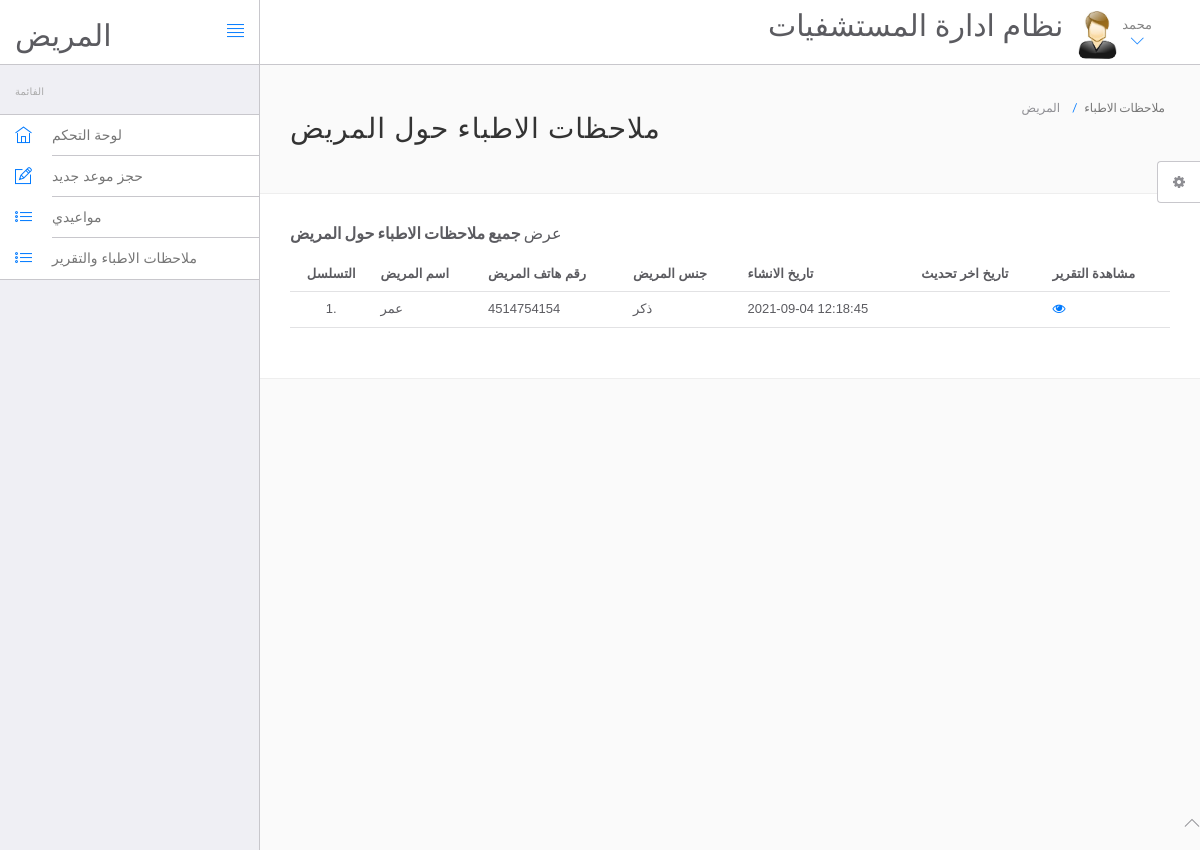
The app's page /hms/manage-medhistory.php (signed in) with its own data.
### tables this page shows
CREATE TABLE `users` (
  `id` int(11) NOT NULL,
  `fullName` varchar(255) DEFAULT NULL,
  `address` longtext DEFAULT NULL,
  `city` varchar(255) DEFAULT NULL,
  `gender` varchar(255) DEFAULT NULL,
  `email` varchar(255) DEFAULT NULL,
  `password` varchar(255) DEFAULT NULL,
  `regDate` timestamp NULL DEFAULT current_timestamp(),
  `updationDate` timestamp NULL DEFAULT NULL ON UPDATE current_timestamp()
);

CREATE TABLE `tblpatient` (
  `ID` int(10) NOT NULL,
  `Docid` int(10) DEFAULT NULL,
  `PatientName` varchar(200) DEFAULT NULL,
  `PatientContno` bigint(10) DEFAULT NULL,
  `PatientEmail` varchar(200) DEFAULT NULL,
  `PatientGender` varchar(50) DEFAULT NULL,
  `PatientAdd` mediumtext DEFAULT NULL,
  `PatientAge` int(10) DEFAULT NULL,
  `PatientMedhis` mediumtext DEFAULT NULL,
  `CreationDate` timestamp NULL DEFAULT current_timestamp(),
  `UpdationDate` timestamp NULL DEFAULT NULL ON UPDATE current_timestamp()
);

### hms/manage-medhistory.php (the view, shortened to what this page needs)
<?php
include('include/config.php');
?>
<!DOCTYPE html>
<html lang="en">
	<head>
		<link rel="stylesheet" href="vendor/bootstrap/css/bootstrap.min.css">
		<link rel="stylesheet" href="vendor/fontawesome/css/font-awesome.min.css">
		<link rel="stylesheet" href="vendor/themify-icons/themify-icons.min.css">
		<link href="vendor/animate.css/animate.min.css" rel="stylesheet" media="screen">
		<link href="vendor/perfect-scrollbar/perfect-scrollbar.min.css" rel="stylesheet" media="screen">
		<link href="vendor/switchery/switchery.min.css" rel="stylesheet" media="screen">
		<link href="vendor/bootstrap-touchspin/jquery.bootstrap-touchspin.min.css" rel="stylesheet" media="screen">
		<link href="vendor/select2/select2.min.css" rel="stylesheet" media="screen">
		<link href="vendor/bootstrap-datepicker/bootstrap-datepicker3.standalone.min.css" rel="stylesheet" media="screen">
		<link href="vendor/bootstrap-timepicker/bootstrap-timepicker.min.css" rel="stylesheet" media="screen">
		<link rel="stylesheet" href="assets/css/styles.css">
		<link rel="stylesheet" href="assets/css/plugins.css">
		<link rel="stylesheet" href="assets/css/themes/theme-1.css" id="skin_color" />
	</head>
	<body>
		<div id="app">
<?php include('include/sidebar.php');?>
<div class="app-content">
<?php include('include/header.php');?>
<div class="main-content" >
<div class="wrap-content container" id="container">
<section id="page-title">
<div class="row">
<div class="col-sm-8">
<h1 class="mainTitle">ملاحظات الاطباء حول المريض</h1>
</div>
<ol class="breadcrumb">
<li>
<span>المريض</span>
</li>
<li class="active">
<span>ملاحظات الاطباء</span>
</li>
</ol>
</div>
</section>
<div class="container-fluid container-fullw bg-white">
<div class="row">
<div class="col-md-12">
<h5 class="over-title margin-bottom-15">عرض <span class="text-bold">جميع ملاحظات الاطباء حول المريض </span></h5>
<table class="table table-hover" id="sample-table-1">
<thead>
<tr>
<th class="center">التسلسل</th>
<th>اسم المريض</th>
<th>رقم هاتف المريض</th>
<th>جنس المريض </th>
<th>تاريخ الانشاء </th>
<th>تاريخ اخر تحديث </th>
<th>مشاهدة التقرير</th>
</tr>
</thead>
<tbody>
<?php
$uid=$_SESSION['id'];
$sql=mysqli_query($con,"select tblpatient.* from tblpatient join users on users.email=tblpatient.PatientEmail where users.id='$uid'");
$cnt=1;
while($row=mysqli_fetch_array($sql))
{
?>
<tr>
<td class="center"><?php echo $cnt;?>.</td>
<td class="hidden-xs"><?php echo $row['PatientName'];?></td>
<td><?php echo $row['PatientContno'];?></td>
<td><?php echo $row['PatientGender'];?></td>
<td><?php echo $row['CreationDate'];?></td>
<td><?php echo $row['UpdationDate'];?>
</td>
<td>
<a href="view-medhistory.php?viewid=<?php echo $row['ID'];?>"><i class="fa fa-eye"></i></a>
</td>
</tr>
<?php
$cnt=$cnt+1;
 }?></tbody>
</table>
</div>
</div>
</div>
</div>
</div>
</div>
</div>
	<?php include('include/footer.php');?>
	<?php include('include/setting.php');?>
	</body>
</html>

### hms/include/header.php (shortened to what this page needs)
<header class="navbar navbar-default navbar-static-top">
					<div class="navbar-header">
						<a class="navbar-brand" href="https://www.youtube.com/channel/UCA81DmTOmbkJxubrVffhCBw" target="_blank">
							<h2 style="padding-top:20% ">المريض</h2>
						</a>
						<a href="#" class="sidebar-toggler pull-right visible-md visible-lg" data-toggle-class="app-sidebar-closed" data-toggle-target="#app">
							<i class="ti-align-justify"></i>
						</a>
					</div>
					<div class="navbar-collapse collapse">
						<ul class="nav navbar-right">
								<li  style="padding-top:2% ">
								<h2>نظام ادارة المستشفيات</h2>
							</li>
							<li class="dropdown current-user">
								<a href class="dropdown-toggle" data-toggle="dropdown">
									<img src="assets/images/images.jpg"> <span class="username">
									<?php $query=mysqli_query($con,"select fullName from users where id='".$_SESSION['id']."'");
while($row=mysqli_fetch_array($query))
{
	echo $row['fullName'];
}
									?> <i class="ti-angle-down"></i></i></span>
								</a>
							</li>
						</ul>
					</div>
				</header>

### hms/assets/css/themes/theme-1.css (style rules this page uses)
body { background: #FAFAFA; }
header .navbar-header { background: #ffffff !important; border-right-color: #c8c7cc !important; border-bottom-color: #c8c7cc !important; }
header .navbar-header .sidebar-toggler, header .navbar-header .sidebar-mobile-toggler { color: #007aff !important; }
header .navbar-header .navbar-brand { color: #777 !important; }
header .navbar-collapse { background: #ffffff !important; border-bottom-color: #c8c7cc !important; box-shadow: none !important; }
header .navbar-collapse .navbar-right > li > a { color: #777; }
header .navbar-collapse .navbar-right > li > a i { color: #007aff !important; }

### records on screen
users: fullName "محمد"
tblpatient: PatientName "عمر", PatientContno "4514754154", PatientGender "ذكر", CreationDate "2021-09-04 12:18:45"
